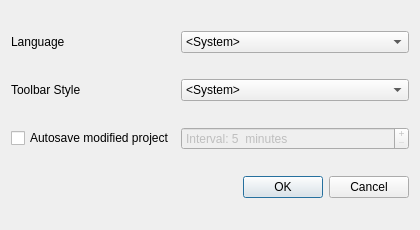
<?xml version="1.0" encoding="UTF-8"?>
<ui version="4.0">
 <class>OptionsDialog</class>
 <widget class="QDialog" name="OptionsDialog">
  <property name="geometry">
   <rect>
    <x>0</x>
    <y>0</y>
    <width>420</width>
    <height>230</height>
   </rect>
  </property>
  <property name="sizePolicy">
   <sizepolicy hsizetype="Fixed" vsizetype="Fixed">
    <horstretch>0</horstretch>
    <verstretch>0</verstretch>
   </sizepolicy>
  </property>
  <property name="minimumSize">
   <size>
    <width>420</width>
    <height>230</height>
   </size>
  </property>
  <property name="maximumSize">
   <size>
    <width>420</width>
    <height>230</height>
   </size>
  </property>
  <property name="windowTitle">
   <string>Options</string>
  </property>
  <property name="locale">
   <locale language="English" country="UnitedKingdom"/>
  </property>
  <property name="modal">
   <bool>true</bool>
  </property>
  <layout class="QGridLayout" name="gridLayout">
   <item row="0" column="0">
    <widget class="QLabel" name="languageLabel">
     <property name="sizePolicy">
      <sizepolicy hsizetype="Preferred" vsizetype="Fixed">
       <horstretch>0</horstretch>
       <verstretch>0</verstretch>
      </sizepolicy>
     </property>
     <property name="text">
      <string>Language</string>
     </property>
    </widget>
   </item>
   <item row="0" column="1">
    <widget class="QComboBox" name="langsBox">
     <property name="sizePolicy">
      <sizepolicy hsizetype="Minimum" vsizetype="Fixed">
       <horstretch>0</horstretch>
       <verstretch>0</verstretch>
      </sizepolicy>
     </property>
     <property name="insertPolicy">
      <enum>QComboBox::InsertAlphabetically</enum>
     </property>
     <item>
      <property name="text">
       <string>&lt;System&gt;</string>
      </property>
     </item>
     <item>
      <property name="text">
       <string>English</string>
      </property>
     </item>
     <item>
      <property name="text">
       <string>Simplified Chinese</string>
      </property>
     </item>
     <item>
      <property name="text">
       <string>Japanese</string>
      </property>
     </item>
    </widget>
   </item>
   <item row="2" column="0">
    <widget class="QCheckBox" name="autosave">
     <property name="sizePolicy">
      <sizepolicy hsizetype="Preferred" vsizetype="Fixed">
       <horstretch>0</horstretch>
       <verstretch>0</verstretch>
      </sizepolicy>
     </property>
     <property name="text">
      <string>Autosave modified project</string>
     </property>
    </widget>
   </item>
   <item row="3" column="1">
    <widget class="QDialogButtonBox" name="buttonBox">
     <property name="orientation">
      <enum>Qt::Horizontal</enum>
     </property>
     <property name="standardButtons">
      <set>QDialogButtonBox::Cancel|QDialogButtonBox::Ok</set>
     </property>
    </widget>
   </item>
   <item row="2" column="1">
    <widget class="QSpinBox" name="autosaveInterval">
     <property name="enabled">
      <bool>false</bool>
     </property>
     <property name="buttonSymbols">
      <enum>QAbstractSpinBox::PlusMinus</enum>
     </property>
     <property name="correctionMode">
      <enum>QAbstractSpinBox::CorrectToNearestValue</enum>
     </property>
     <property name="suffix">
      <string>  minutes</string>
     </property>
     <property name="prefix">
      <string>Interval: </string>
     </property>
     <property name="minimum">
      <number>5</number>
     </property>
     <property name="maximum">
      <number>60</number>
     </property>
    </widget>
   </item>
   <item row="1" column="0">
    <widget class="QLabel" name="label">
     <property name="sizePolicy">
      <sizepolicy hsizetype="Preferred" vsizetype="Fixed">
       <horstretch>0</horstretch>
       <verstretch>0</verstretch>
      </sizepolicy>
     </property>
     <property name="text">
      <string>Toolbar Style</string>
     </property>
    </widget>
   </item>
   <item row="1" column="1">
    <widget class="QComboBox" name="comboBox">
     <property name="sizePolicy">
      <sizepolicy hsizetype="Minimum" vsizetype="Fixed">
       <horstretch>0</horstretch>
       <verstretch>0</verstretch>
      </sizepolicy>
     </property>
     <property name="currentIndex">
      <number>0</number>
     </property>
     <item>
      <property name="text">
       <string>&lt;System&gt;</string>
      </property>
     </item>
     <item>
      <property name="text">
       <string>Icon-only</string>
      </property>
     </item>
     <item>
      <property name="text">
       <string>Text under icons</string>
      </property>
     </item>
     <item>
      <property name="text">
       <string>Text beside icons</string>
      </property>
     </item>
    </widget>
   </item>
  </layout>
 </widget>
 <resources/>
 <connections>
  <connection>
   <sender>buttonBox</sender>
   <signal>accepted()</signal>
   <receiver>OptionsDialog</receiver>
   <slot>accept()</slot>
   <hints>
    <hint type="sourcelabel">
     <x>248</x>
     <y>254</y>
    </hint>
    <hint type="destinationlabel">
     <x>157</x>
     <y>274</y>
    </hint>
   </hints>
  </connection>
  <connection>
   <sender>buttonBox</sender>
   <signal>rejected()</signal>
   <receiver>OptionsDialog</receiver>
   <slot>reject()</slot>
   <hints>
    <hint type="sourcelabel">
     <x>316</x>
     <y>260</y>
    </hint>
    <hint type="destinationlabel">
     <x>286</x>
     <y>274</y>
    </hint>
   </hints>
  </connection>
  <connection>
   <sender>autosave</sender>
   <signal>toggled(bool)</signal>
   <receiver>autosaveInterval</receiver>
   <slot>setEnabled(bool)</slot>
   <hints>
    <hint type="sourcelabel">
     <x>83</x>
     <y>175</y>
    </hint>
    <hint type="destinationlabel">
     <x>277</x>
     <y>175</y>
    </hint>
   </hints>
  </connection>
 </connections>
</ui>
